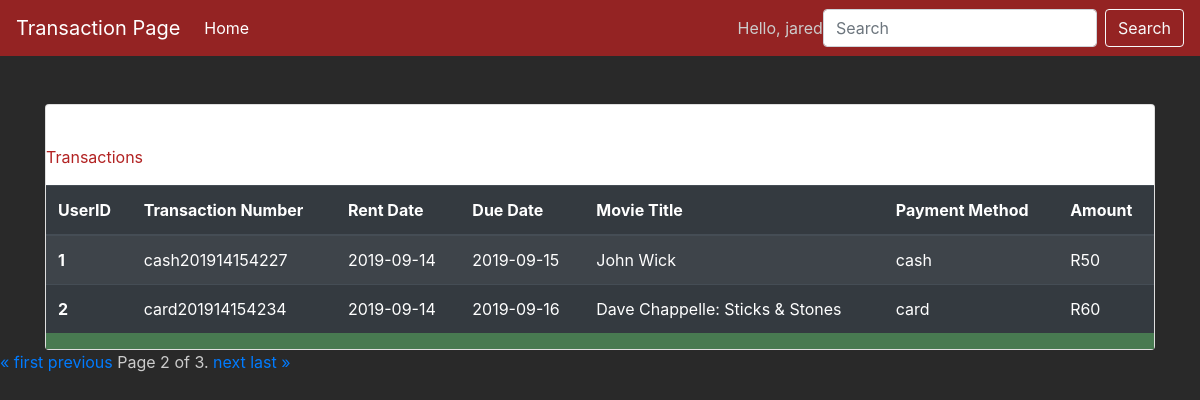
The app's page /transactions/?page=2 (signed in) with its own data.
### webapp/models.py (models this page shows)
class Transaction(models.Model):
    users_ID= models.ForeignKey(User,on_delete=models.CASCADE)
    TransactionNumber = models.IntegerField()
    RentDate= models.CharField(max_length=250)
    DueDate = models.CharField(max_length=255)
    MovieTitle = models.CharField(max_length=255)
    Payment_Method= models.CharField(max_length=255)
    Amount = models.IntegerField(default=0)

### webapp/views.py (the view)
# urls.py: path('transactions/', views.transactions, name='transactions'),
@login_required
def transactions(request):
    dvds = DVD.objects.all() #imports dvds from database
    trans = Transaction.objects.all() #imports dvds from database
    users = User.objects.all() #imports dvds from database
    customer = Customer.objects.all() #imports dvds from database
    query = request.GET.get("query")
    if query:
        trans = Transaction.objects.filter(Q(TransactionNumber__icontains=query)) #Search Function according to name
    paginator = Paginator(dvds, 6) # Show 3 dvds per page
    page = request.GET.get('page')
    dvds = paginator.get_page(page)
    form=DocumentForm()
    context_dict = { 'dvds':dvds ,'form': form, 'trans':trans, 'users':users, 'customer':customer}
    return render(request, 'transactions.html',context_dict)

### webapp/form.py
class DocumentForm(forms.ModelForm):
    class Meta:
        model = DVD
        fields = ('Title','year','genre','InStock','Synopsis','BookingPickup' ,'NumOfTimesRented','ImageDVD')

### templates/transactions.html (shortened to what this page needs)
{%load static %}
<!DOCTYPE html>
<html lang="en">
<head>
    <link rel="stylesheet" href="https://stackpath.bootstrapcdn.com/bootstrap/4.3.1/css/bootstrap.min.css">
    <link rel="stylesheet" type="text/css" href="{% static 'transactionstyle.css'%}">
</head>
<body>
    <nav class="navbar navbar-expand-lg navbar-light sticky" style="background-color: rgba(178, 34, 34, 0.781);">
            <a class="navbar-brand" href="#" style="color: white" >Transaction Page</a>
            <div class="collapse navbar-collapse" id="navbarSupportedContent">
              <ul class="navbar-nav mr-auto">
                <li class="nav-item active">
                  <a class="nav-link" href="/" style="color: white">Home <span class="sr-only">(current)</span></a>
                </li>
                </ul>
              <form method="GET" action="" class="form-inline my-2 my-lg-0">
                  <a> Hello, {{user.first_name}}</a><br>
                <input class="form-control mr-sm-2" name ='query' type="search" placeholder="Search" aria-label="Search">
                <button class="btn btn-outline-light my-2 my-sm-0" type="submit">Search</button>
              </form>
            </div>
          </nav>
    <a></a><br>
    <div class="container">
            <div class="card" style="table-layout: fixed;">
              <div class="card-body"></div>
                    <p class="" style="font: bold; color:firebrick">Transactions</p>
                      <div class="table-body">
                              <table class="table table-striped table-dark">
                                      <thead>
                                        <tr>
                                          <th scope="col">UserID</th>
                                          <th scope="col">Transaction Number</th>
                                          <th scope="col">Rent Date</th>
                                          <th scope="col">Due Date</th>
                                          <th scope="col">Movie Title</th>
                                          <th scope="col">Payment Method</th>
                                          <th scope="col">Amount</th>
                                        </tr>
                                      </thead>
                                      <tbody>
                                      {% for tran in trans %}
                                        <tr>
                                          <th scope="row">{{tran.id}}</th>
                                          <td>{{tran.TransactionNumber}}</td>
                                          <td>{{tran.RentDate}}</td>
                                          <td>{{tran.DueDate}}</td>
                                          <td>{{tran.MovieTitle}}</td>
                                          <td>{{tran.Payment_Method}}</td>
                                          <td>{{tran.Amount}}</td>
                                        </tr>
                                      {%endfor%}
                                      </tbody>
                                    </table>
                      </div>
              </div>
            </div>
    <div class="pagination">
            <span class="step-links">
                {% if dvds.has_previous %}
                    <a href="?page=1">&laquo; first</a>
                    <a href="?page={{ dvds.previous_page_number }}">previous</a>
                {% endif %}
                <span class="current">
                    Page {{ dvds.number }} of {{ dvds.paginator.num_pages }}.
                </span>
                {% if dvds.has_next %}
                    <a href="?page={{ dvds.next_page_number }}">next</a>
                    <a href="?page={{ dvds.paginator.num_pages }}">last &raquo;</a>
                {% endif %}
            </span>
        </div>
</body>
</html>

### static/transactionstyle.css (style rules this page uses)
body { padding-top: 80px; background-color: rgb(41, 41, 41); color: #CCC; }
.navbar { z-index: 9999; }
.navbar-brand { color:forestgreen; }
.sticky { position: fixed; top:0; width:100%; }
.table-body { background-color: #487A51; }

### records on screen
Transaction: id "1", TransactionNumber "cash201914154227", RentDate "2019-09-14", DueDate "2019-09-15", MovieTitle "John Wick", Payment_Method "cash", Amount "R50"
Transaction: id "2", TransactionNumber "card201914154234", RentDate "2019-09-14", DueDate "2019-09-16", MovieTitle "Dave Chappelle: Sticks & Stones", Payment_Method "card", Amount "R60"

### other values on screen
{{ user.first_name }} "jared"
{{ dvds.number }} "2"
{{ dvds.paginator.num_pages }} "3"
